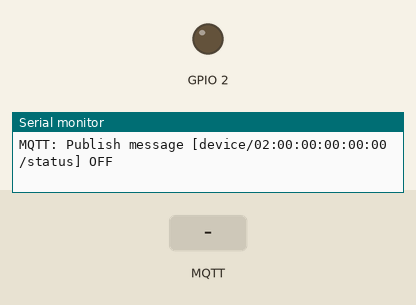
A sketch run on a simulated ESP8266 (NodeMCU). Parts: output pins drawn as LEDs (lit = HIGH, except the on-board LED, lit = LOW), the last lines printed to the serial monitor. The inputs (shaded band) are chosen by the test bench. WiFi joins after 1.5 s; servers stay silent unless stated; no MQTT or app messages arrive unless stated.

Above: at 3.7 s.
3.8 s: MQTT message "ON" arrives on the first subscribed topic
At 5.1 s:
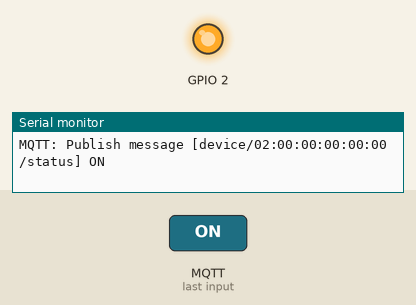
6.8 s: MQTT message "0" arrives on the first subscribed topic
At 7.8 s:
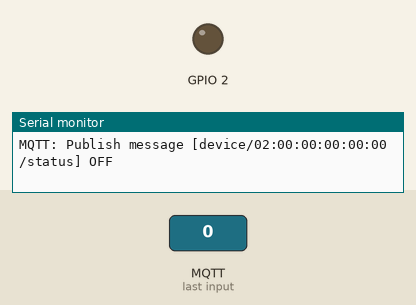
Timing chart, 0 to 9.8 s (numbered marks = the images above; inputs shaded):
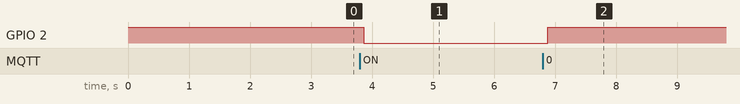

The sketch:

sketch_mqtt_led.ino
```cpp
/*
 LED-control with ESP8266 over MQTT

 The ESP8266 connects to a MQTT server and:
  - subscribes to a dedicated "control" topic and responds to messages by
    switching the LED on and off
  - publishes the current LED state on a dedicated "state" topic
*/

#include <ESP8266WiFi.h>
#include <PubSubClient.h>

#include <DNSServer.h>
#include <ESP8266WebServer.h>
#include <WiFiManager.h>

// Replace with your MQTT credentials (optional)
#define MQTT_USERNAME NULL
#define MQTT_PASSWORD NULL
#define MQTT_SERVER "test.mosquitto.org"

// We'll use the ESP8266's MAC address to build unique ID and topic names
char mqttID[20];
char mqttInTopic[40];
char mqttOutTopic[40];

WiFiClient wifiClient;
PubSubClient mqttClient(wifiClient);

const unsigned int bufferSize = 50;
char inputBuffer[bufferSize];

int publishedLedState = -1;

void setup()
{
  // Setup the LED pin. LED if off on startup
  pinMode(BUILTIN_LED, OUTPUT);
  digitalWrite(BUILTIN_LED, HIGH);

  delay(1000);
  Serial.begin(115200);

  setupWiFi();

  // Once WiFi connection is established, build the unique topics names
  strcpy(mqttID, WiFi.BSSIDstr().c_str());
  snprintf(mqttInTopic, 40, "device/%s/control", mqttID);
  snprintf(mqttOutTopic, 40, "device/%s/status", mqttID);

  mqttClient.setServer(MQTT_SERVER, 1883);
  mqttClient.setCallback(callback);
}

void setupWiFi()
{
  // WiFiManager: Connect with stored credentials or setup a Config AP
  WiFiManager wifiManager;
  wifiManager.autoConnect("ESP8266_Config_AP");

  Serial.println("");
  Serial.print("WiFi: Connected to ");
  Serial.println(WiFi.SSID());
  Serial.print("WiFi: IP address: ");
  Serial.println(WiFi.localIP());
}

void callback(char *topic, byte *payload, unsigned int length)
{
  // Copy the payload in a buffer and NULL-terminate it
  int minLength = _min(length, bufferSize - 1);
  strncpy(inputBuffer, (char *)payload, minLength);
  inputBuffer[minLength] = '\0';

  Serial.print("MQTT: Message arrived [");
  Serial.print(topic);
  Serial.print("] ");
  Serial.println(inputBuffer);

  // Two messages will switch the LED on: "ON" and "1"
  // For BUILTIN_LED, the actual pin-levels are inverted
  if (0 == strcmp(inputBuffer, "ON") || 0 == strcmp(inputBuffer, "1"))
  {
    digitalWrite(BUILTIN_LED, LOW);
  }
  else
  {
    digitalWrite(BUILTIN_LED, HIGH);
  }
}

void publish(const char *message)
{
  Serial.print("MQTT: Publish message [");
  Serial.print(mqttOutTopic);
  Serial.print("] ");
  Serial.println(message);

  // Flag all LED status messages as "Retained"
  mqttClient.publish(mqttOutTopic, message, true);
}

void reconnect()
{
  // Loop until we're reconnected
  while (!mqttClient.connected())
  {
    Serial.print("MQTT: Attempting connection to ");
    Serial.print(MQTT_SERVER);
    Serial.print(" ...");

    // Attempt to connect. Set a "N/A" message as a MQTT "Last Will"
    if (mqttClient.connect(mqttID, MQTT_USERNAME, MQTT_PASSWORD,
                           mqttOutTopic, 0, true, "N/A"))
    {
      Serial.println("connected");

      // ... and resubscribe
      mqttClient.subscribe(mqttInTopic);
      Serial.print("MQTT: Subscribed to ");
      Serial.println(mqttInTopic);
    }
    else
    {

      Serial.print("failed, rc=");
      Serial.print(mqttClient.state());
      Serial.println(" try again in 30 seconds");
      delay(30000);
    }
  }
}

void loop()
{
  // Ensure MQTT connection
  reconnect();

  // Read any incoming messages
  mqttClient.loop();

  // Keep the published LED state up-to-date
  int currentLedState = digitalRead(BUILTIN_LED);
  if (publishedLedState != currentLedState)
  {
    // For BUILTIN_LED, the actual pin-levels are inverted
    publish(currentLedState == HIGH ? "OFF" : "ON");
    publishedLedState = currentLedState;
  }

  // Wait for a while
  delay(100);
}
```

Measured:
- after the input at 3.8 s, GPIO 2: HIGH → LOW after 0.07 s
- after the input at 6.8 s, GPIO 2: LOW → HIGH after 0.08 s
